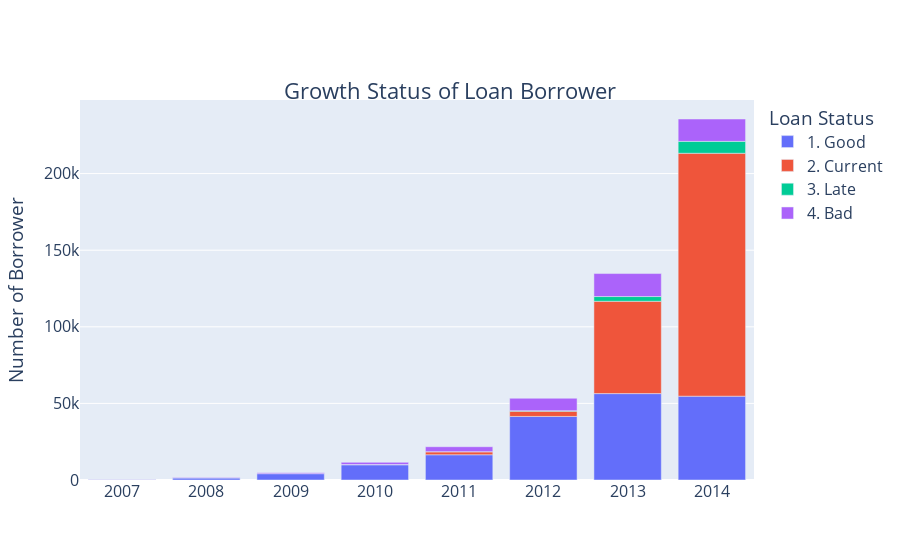
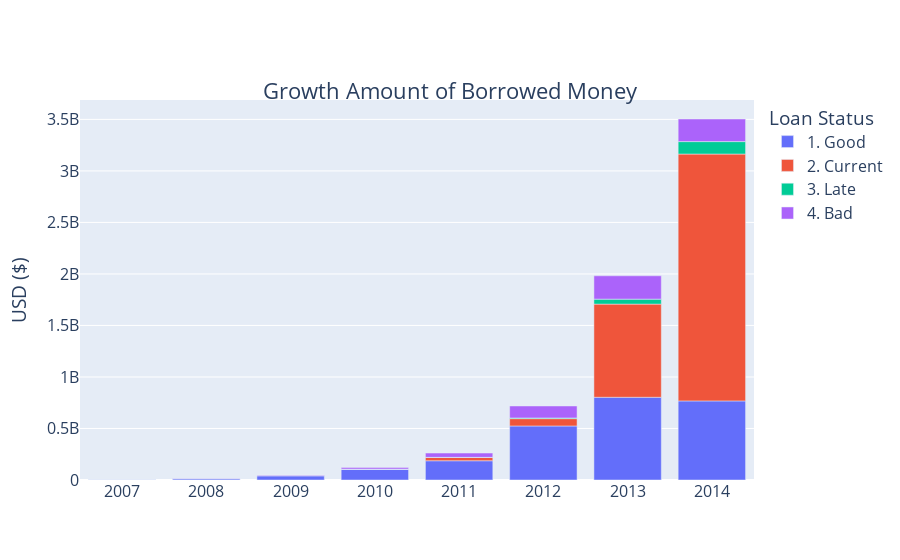

The code cell stored with these charts, in order, in its notebook:
### Markdown cell above
### BU 1  

Condition of Customers and Funds

### Code cell
# extract year from issue_d
data2['issue_d_y'] = data2.issue_d.dt.year

# craete dummy values to facilitate the analysis process
data2['dummy'] = [1]*data2.shape[0]

plt.rcParams['axes.titlesize'] = 16
plt.rcParams['axes.labelsize'] = 14
plt.rcParams['xtick.labelsize'] = 12.5
plt.rcParams['ytick.labelsize'] = 12.5
plt.rcParams['figure.dpi'] = 100
plt.rcParams['axes.titleweight'] = 'bold'
plt.style.use('seaborn-darkgrid')

data2.pivot_table(index='issue_d_y', values='loan_amnt', aggfunc='sum').\
  plot(marker='o', figsize=(12,4), title='Loan Amount History', legend=False)
fmt = '${x:,.0f}'
tick = mtick.StrMethodFormatter(fmt)
plt.gca().yaxis.set_major_formatter(tick) 
plt.ylabel('Loan Amount')
plt.xlabel('')

data2.pivot_table(index='issue_d_y', values='dummy', aggfunc='count').\
  plot(marker='o', figsize=(12,4), title='Accepted Application History', legend=False)
fmt = '{x:,.0f}'
tick = mtick.StrMethodFormatter(fmt)
plt.gca().yaxis.set_major_formatter(tick) 
plt.ylabel('Num of Accepted Application')
plt.xlabel('')

d1 = data2.pivot_table(columns=['loan_status'], index='issue_d_y', values='loan_amnt', aggfunc='count')#.plot(figsize=(10,2.5))
fig1 = px.bar(d1, title='Growth Status of Loan Borrower', 
)
fig1.update_layout(
  yaxis_title='Number of Borrower', 
  xaxis_title='',
  legend_title='Loan Status',
  title_x=.5,
  title_y=.85,
  font_size=16,
)
fig1.show()

d2 = data2.pivot_table(columns=['loan_status'], index='issue_d_y', values='loan_amnt', aggfunc='sum')#.plot(figsize=(10,2.5))
fig2 = px.bar(d2, title='Growth Amount of Borrowed Money', 
)
fig2.update_layout(
  yaxis_title='USD ($)', 
  xaxis_title='',
  legend_title='Loan Status',
  title_x=.5,
  title_y=.85,
  font_size=16,
)
fig2.show()

data2.pivot_table(columns=['loan_status'], index='issue_d_y', values='loan_amnt', aggfunc='mean').sum(axis=1)

### Figure 1 — Plotly figure (JSON) as saved in the notebook; plotly's stock layout.template omitted (floating-point values rounded to 4 significant figures)
{"data": [{"alignmentgroup": "True", "hovertemplate": "loan_status=1. Good<br>issue_d_y=%{x}<br>value=%{y}<extra></extra>", "legendgroup": "1. Good", "marker": {"color": "#636efa", "pattern": {"shape": ""}}, "name": "1. Good", "offsetgroup": "1. Good", "orientation": "v", "showlegend": true, "textposition": "auto", "type": "bar", "x": [2007, 2008, 2009, 2010, 2011, 2012, 2013, 2014], "xaxis": "x", "y": [206, 1315, 4122, 10038, 16470, 41479, 56396, 54713], "yaxis": "y"}, {"alignmentgroup": "True", "hovertemplate": "loan_status=2. Current<br>issue_d_y=%{x}<br>value=%{y}<extra></extra>", "legendgroup": "2. Current", "marker": {"color": "#EF553B", "pattern": {"shape": ""}}, "name": "2. Current", "offsetgroup": "2. Current", "orientation": "v", "showlegend": true, "textposition": "auto", "type": "bar", "x": [2007, 2008, 2009, 2010, 2011, 2012, 2013, 2014], "xaxis": "x", "y": [null, null, null, 7, 1953, 3444, 60264, 158558], "yaxis": "y"}, {"alignmentgroup": "True", "hovertemplate": "loan_status=3. Late<br>issue_d_y=%{x}<br>value=%{y}<extra></extra>", "legendgroup": "3. Late", "marker": {"color": "#00cc96", "pattern": {"shape": ""}}, "name": "3. Late", "offsetgroup": "3. Late", "orientation": "v", "showlegend": true, "textposition": "auto", "type": "bar", "x": [2007, 2008, 2009, 2010, 2011, 2012, 2013, 2014], "xaxis": "x", "y": [null, null, null, 7, 85, 332, 3077, 7763], "yaxis": "y"}, {"alignmentgroup": "True", "hovertemplate": "loan_status=4. Bad<br>issue_d_y=%{x}<br>value=%{y}<extra></extra>", "legendgroup": "4. Bad", "marker": {"color": "#ab63fa", "pattern": {"shape": ""}}, "name": "4. Bad", "offsetgroup": "4. Bad", "orientation": "v", "showlegend": true, "textposition": "auto", "type": "bar", "x": [2007, 2008, 2009, 2010, 2011, 2012, 2013, 2014], "xaxis": "x", "y": [45, 247, 594, 1484, 3213, 8112, 15018, 14594], "yaxis": "y"}], "layout": {"barmode": "relative", "font": {"size": 16}, "legend": {"title": {"text": "Loan Status"}, "tracegroupgap": 0}, "title": {"text": "Growth Status of Loan Borrower", "x": 0.5, "y": 0.85}, "xaxis": {"anchor": "y", "domain": [0, 1], "title": {"text": ""}}, "yaxis": {"anchor": "x", "domain": [0, 1], "title": {"text": "Number of Borrower"}}}}

### Figure 2 — Plotly figure (JSON) as saved in the notebook; plotly's stock layout.template omitted (floating-point values rounded to 4 significant figures)
{"data": [{"alignmentgroup": "True", "hovertemplate": "loan_status=1. Good<br>issue_d_y=%{x}<br>value=%{y}<extra></extra>", "legendgroup": "1. Good", "marker": {"color": "#636efa", "pattern": {"shape": ""}}, "name": "1. Good", "offsetgroup": "1. Good", "orientation": "v", "showlegend": true, "textposition": "auto", "type": "bar", "x": [2007, 2008, 2009, 2010, 2011, 2012, 2013, 2014], "xaxis": "x", "y": [1730875, 11650675, 40179850, 105962300, 186697475, 524461350, 802846300, 767685150], "yaxis": "y"}, {"alignmentgroup": "True", "hovertemplate": "loan_status=2. Current<br>issue_d_y=%{x}<br>value=%{y}<extra></extra>", "legendgroup": "2. Current", "marker": {"color": "#EF553B", "pattern": {"shape": ""}}, "name": "2. Current", "offsetgroup": "2. Current", "orientation": "v", "showlegend": true, "textposition": "auto", "type": "bar", "x": [2007, 2008, 2009, 2010, 2011, 2012, 2013, 2014], "xaxis": "x", "y": [null, null, null, 59700, 31693000, 71199900, 904201200, 2396006375], "yaxis": "y"}, {"alignmentgroup": "True", "hovertemplate": "loan_status=3. Late<br>issue_d_y=%{x}<br>value=%{y}<extra></extra>", "legendgroup": "3. Late", "marker": {"color": "#00cc96", "pattern": {"shape": ""}}, "name": "3. Late", "offsetgroup": "3. Late", "orientation": "v", "showlegend": true, "textposition": "auto", "type": "bar", "x": [2007, 2008, 2009, 2010, 2011, 2012, 2013, 2014], "xaxis": "x", "y": [null, null, null, 123000, 1426425, 6518925, 48450950, 120786575], "yaxis": "y"}, {"alignmentgroup": "True", "hovertemplate": "loan_status=4. Bad<br>issue_d_y=%{x}<br>value=%{y}<extra></extra>", "legendgroup": "4. Bad", "marker": {"color": "#ab63fa", "pattern": {"shape": ""}}, "name": "4. Bad", "offsetgroup": "4. Bad", "orientation": "v", "showlegend": true, "textposition": "auto", "type": "bar", "x": [2007, 2008, 2009, 2010, 2011, 2012, 2013, 2014], "xaxis": "x", "y": [488400, 2739600, 6256475, 15976200, 41866925, 116230850, 226490775, 219352075], "yaxis": "y"}], "layout": {"barmode": "relative", "font": {"size": 16}, "legend": {"title": {"text": "Loan Status"}, "tracegroupgap": 0}, "title": {"text": "Growth Amount of Borrowed Money", "x": 0.5, "y": 0.85}, "xaxis": {"anchor": "y", "domain": [0, 1], "title": {"text": ""}}, "yaxis": {"anchor": "x", "domain": [0, 1], "title": {"text": "USD ($)"}}}}
